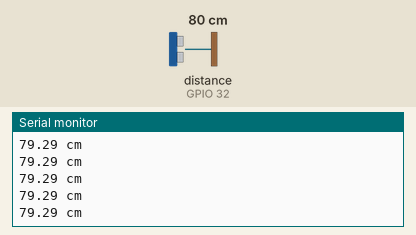
Recording of a sketch running on a simulated ESP32. On the bench: the last lines printed to the serial monitor. Wiring (inferred from the names in the program): ultrasonic range finder: trigger GPIO 33; echo GPIO 32. The test bench sets the inputs (shaded band); at power-on: distance to the obstacle (sensor on GPIO 32) 80 cm. The echo pulse lasts 58.3 µs per cm.

Above: at 1.2 s.
1.3 s: distance to the obstacle (sensor on GPIO 32) set to 2 cm
At 1.59 s:
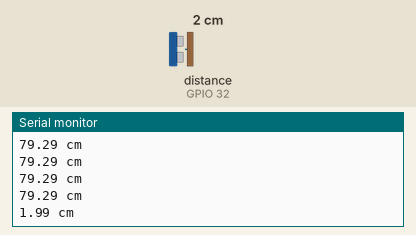
2.8 s: distance to the obstacle (sensor on GPIO 32) set to 4 cm
At 2.8 s:
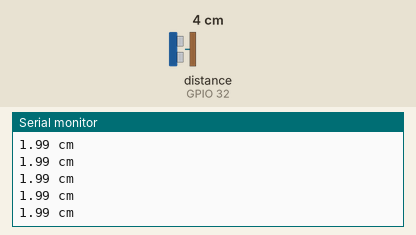
Timing chart, 0 to 5.8 s (numbered marks = the images above; inputs shaded):
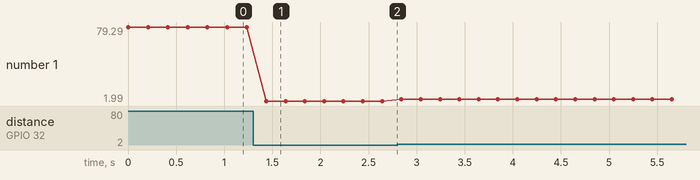

Measured:
- after the input at 1.3 s, the serial monitor: prints a new line after 0.14 s (image 1)
- plotted number 1: 79.29 → 1.99 after the input at 1.3 s, 1.99 → 3.98 after the input at 2.8 s

The sketch:

distance_sensor.ino
```cpp
// --- Hardware Mapping ---
#define trig 33  //Pin 33 trigger Tx
#define echo 32  //Pin 32 echo Rx

void trigPuls();

float pulse;     //echo time duration
float dist_cm;   //distance in cm

void setup()
{
  pinMode(trig, OUTPUT);
  pinMode(echo, INPUT);

  digitalWrite(trig, LOW);
  Serial.begin(9600);
}

void loop()
{
   trigPulse();
   pulse = pulseIn(echo, HIGH, 200000);
   dist_cm = pulse/58.82;

   // 340m/s
   // 34000cm/s

   /*
        100000 us - 17000 cm/s
             x us - 1cm
           1E6
      x = -----
          17E3
   */

   Serial.println(String(dist_cm) + " cm");
   delay(200);
}

void trigPulse()
{
  digitalWrite(trig, HIGH);  //Trigger Pulse HIGH
  delayMicroseconds(10);     //for 10 micro seconds
  digitalWrite(trig, LOW);   //Trigger Pulse LOW
}
```
